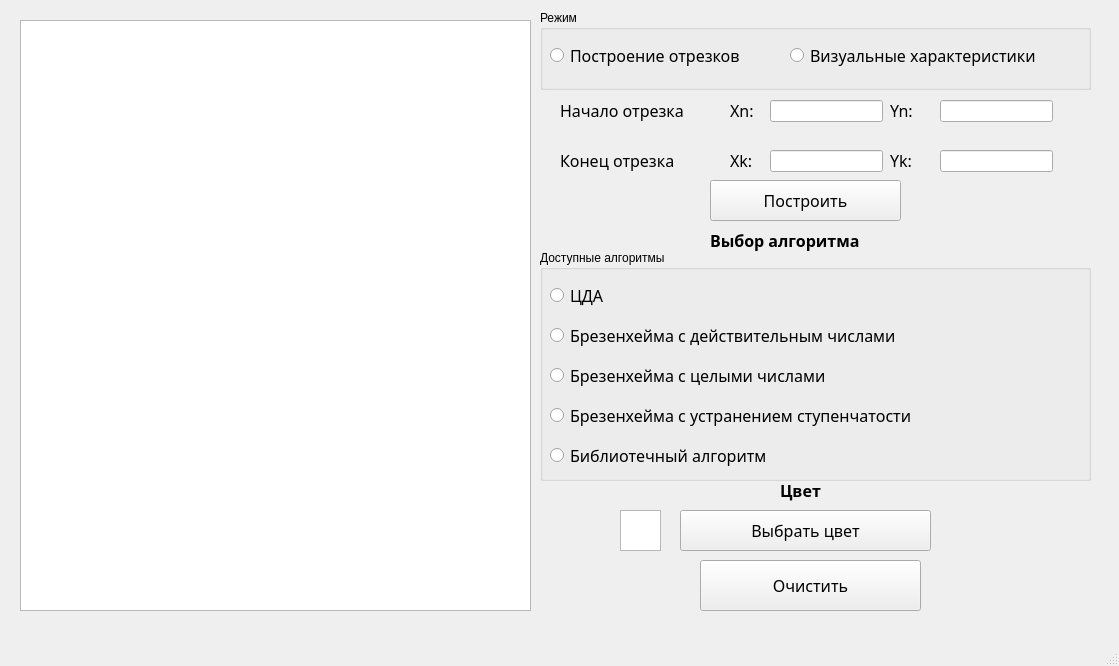
<?xml version="1.0" encoding="UTF-8"?>
<ui version="4.0">
 <class>MainWindow</class>
 <widget class="QMainWindow" name="MainWindow">
  <property name="geometry">
   <rect>
    <x>0</x>
    <y>0</y>
    <width>1119</width>
    <height>666</height>
   </rect>
  </property>
  <property name="windowTitle">
   <string>MainWindow</string>
  </property>
  <widget class="QWidget" name="centralwidget">
   <widget class="QGraphicsView" name="c">
    <property name="geometry">
     <rect>
      <x>20</x>
      <y>20</y>
      <width>511</width>
      <height>591</height>
     </rect>
    </property>
   </widget>
   <widget class="QLabel" name="label">
    <property name="geometry">
     <rect>
      <x>560</x>
      <y>80</y>
      <width>161</width>
      <height>61</height>
     </rect>
    </property>
    <property name="font">
     <font>
      <family>OCR A Extended</family>
      <pointsize>12</pointsize>
     </font>
    </property>
    <property name="text">
     <string>Начало отрезка</string>
    </property>
   </widget>
   <widget class="QLabel" name="label_2">
    <property name="geometry">
     <rect>
      <x>560</x>
      <y>130</y>
      <width>151</width>
      <height>61</height>
     </rect>
    </property>
    <property name="font">
     <font>
      <family>OCR A Extended</family>
      <pointsize>12</pointsize>
     </font>
    </property>
    <property name="text">
     <string>Конец отрезка</string>
    </property>
   </widget>
   <widget class="QLabel" name="label_6">
    <property name="geometry">
     <rect>
      <x>730</x>
      <y>80</y>
      <width>41</width>
      <height>61</height>
     </rect>
    </property>
    <property name="font">
     <font>
      <family>OCR A Extended</family>
      <pointsize>12</pointsize>
     </font>
    </property>
    <property name="text">
     <string>Xn:</string>
    </property>
   </widget>
   <widget class="QLabel" name="label_7">
    <property name="geometry">
     <rect>
      <x>890</x>
      <y>80</y>
      <width>41</width>
      <height>61</height>
     </rect>
    </property>
    <property name="font">
     <font>
      <family>OCR A Extended</family>
      <pointsize>12</pointsize>
     </font>
    </property>
    <property name="text">
     <string>Yn:</string>
    </property>
   </widget>
   <widget class="QLabel" name="label_8">
    <property name="geometry">
     <rect>
      <x>730</x>
      <y>130</y>
      <width>41</width>
      <height>61</height>
     </rect>
    </property>
    <property name="font">
     <font>
      <family>OCR A Extended</family>
      <pointsize>12</pointsize>
     </font>
    </property>
    <property name="text">
     <string>Xk:</string>
    </property>
   </widget>
   <widget class="QLabel" name="label_9">
    <property name="geometry">
     <rect>
      <x>890</x>
      <y>130</y>
      <width>41</width>
      <height>61</height>
     </rect>
    </property>
    <property name="font">
     <font>
      <family>OCR A Extended</family>
      <pointsize>12</pointsize>
     </font>
    </property>
    <property name="text">
     <string>Yk:</string>
    </property>
   </widget>
   <widget class="QLineEdit" name="Xn_entry">
    <property name="geometry">
     <rect>
      <x>770</x>
      <y>100</y>
      <width>113</width>
      <height>22</height>
     </rect>
    </property>
   </widget>
   <widget class="QLineEdit" name="Xk_entry">
    <property name="geometry">
     <rect>
      <x>770</x>
      <y>150</y>
      <width>113</width>
      <height>22</height>
     </rect>
    </property>
   </widget>
   <widget class="QLineEdit" name="Yk_entry">
    <property name="geometry">
     <rect>
      <x>940</x>
      <y>150</y>
      <width>113</width>
      <height>22</height>
     </rect>
    </property>
   </widget>
   <widget class="QLineEdit" name="Yn_entry">
    <property name="geometry">
     <rect>
      <x>940</x>
      <y>100</y>
      <width>113</width>
      <height>22</height>
     </rect>
    </property>
   </widget>
   <widget class="QLabel" name="label_3">
    <property name="geometry">
     <rect>
      <x>710</x>
      <y>210</y>
      <width>201</width>
      <height>61</height>
     </rect>
    </property>
    <property name="font">
     <font>
      <family>OCR A Extended</family>
      <pointsize>12</pointsize>
      <weight>75</weight>
      <bold>true</bold>
     </font>
    </property>
    <property name="text">
     <string>Выбор алгоритма</string>
    </property>
   </widget>
   <widget class="QLabel" name="label_4">
    <property name="geometry">
     <rect>
      <x>780</x>
      <y>460</y>
      <width>61</width>
      <height>61</height>
     </rect>
    </property>
    <property name="font">
     <font>
      <family>OCR A Extended</family>
      <pointsize>12</pointsize>
      <weight>75</weight>
      <bold>true</bold>
     </font>
    </property>
    <property name="text">
     <string>Цвет</string>
    </property>
   </widget>
   <widget class="QPushButton" name="draw_line_button">
    <property name="geometry">
     <rect>
      <x>710</x>
      <y>180</y>
      <width>191</width>
      <height>41</height>
     </rect>
    </property>
    <property name="font">
     <font>
      <family>OCR A Extended</family>
      <pointsize>12</pointsize>
     </font>
    </property>
    <property name="text">
     <string>Построить</string>
    </property>
   </widget>
   <widget class="QPushButton" name="choose_color_button">
    <property name="geometry">
     <rect>
      <x>680</x>
      <y>510</y>
      <width>251</width>
      <height>41</height>
     </rect>
    </property>
    <property name="font">
     <font>
      <family>OCR A Extended</family>
      <pointsize>12</pointsize>
     </font>
    </property>
    <property name="text">
     <string>Выбрать цвет</string>
    </property>
   </widget>
   <widget class="QPushButton" name="clear_all_button">
    <property name="geometry">
     <rect>
      <x>700</x>
      <y>560</y>
      <width>221</width>
      <height>51</height>
     </rect>
    </property>
    <property name="font">
     <font>
      <family>OCR A Extended</family>
      <pointsize>12</pointsize>
     </font>
    </property>
    <property name="text">
     <string>Очистить</string>
    </property>
   </widget>
   <widget class="QGroupBox" name="groupBox">
    <property name="geometry">
     <rect>
      <x>540</x>
      <y>10</y>
      <width>551</width>
      <height>80</height>
     </rect>
    </property>
    <property name="title">
     <string>Режим</string>
    </property>
    <widget class="QRadioButton" name="line_draw_check">
     <property name="geometry">
      <rect>
       <x>10</x>
       <y>20</y>
       <width>231</width>
       <height>51</height>
      </rect>
     </property>
     <property name="font">
      <font>
       <family>OCR A Extended</family>
       <pointsize>12</pointsize>
      </font>
     </property>
     <property name="text">
      <string>Построение отрезков</string>
     </property>
    </widget>
    <widget class="QRadioButton" name="line_comparison_check">
     <property name="geometry">
      <rect>
       <x>250</x>
       <y>20</y>
       <width>301</width>
       <height>51</height>
      </rect>
     </property>
     <property name="font">
      <font>
       <family>OCR A Extended</family>
       <pointsize>12</pointsize>
      </font>
     </property>
     <property name="text">
      <string>Визуальные характеристики</string>
     </property>
    </widget>
   </widget>
   <widget class="QGroupBox" name="groupBox_2">
    <property name="geometry">
     <rect>
      <x>540</x>
      <y>250</y>
      <width>551</width>
      <height>231</height>
     </rect>
    </property>
    <property name="title">
     <string>Доступные алгоритмы</string>
    </property>
    <widget class="QRadioButton" name="CDA_check">
     <property name="geometry">
      <rect>
       <x>10</x>
       <y>20</y>
       <width>241</width>
       <height>51</height>
      </rect>
     </property>
     <property name="font">
      <font>
       <family>OCR A Extended</family>
       <pointsize>12</pointsize>
      </font>
     </property>
     <property name="text">
      <string>ЦДА</string>
     </property>
    </widget>
    <widget class="QRadioButton" name="brez_float_check">
     <property name="geometry">
      <rect>
       <x>10</x>
       <y>60</y>
       <width>421</width>
       <height>51</height>
      </rect>
     </property>
     <property name="font">
      <font>
       <family>OCR A Extended</family>
       <pointsize>12</pointsize>
      </font>
     </property>
     <property name="text">
      <string>Брезенхейма с действительным числами</string>
     </property>
    </widget>
    <widget class="QRadioButton" name="brez_int_check">
     <property name="geometry">
      <rect>
       <x>10</x>
       <y>100</y>
       <width>341</width>
       <height>51</height>
      </rect>
     </property>
     <property name="font">
      <font>
       <family>OCR A Extended</family>
       <pointsize>12</pointsize>
      </font>
     </property>
     <property name="text">
      <string>Брезенхейма с целыми числами</string>
     </property>
    </widget>
    <widget class="QRadioButton" name="brez_no_stup_check">
     <property name="geometry">
      <rect>
       <x>10</x>
       <y>140</y>
       <width>451</width>
       <height>51</height>
      </rect>
     </property>
     <property name="font">
      <font>
       <family>OCR A Extended</family>
       <pointsize>12</pointsize>
      </font>
     </property>
     <property name="text">
      <string>Брезенхейма с устранением ступенчатости</string>
     </property>
    </widget>
    <widget class="QRadioButton" name="bibl_check">
     <property name="geometry">
      <rect>
       <x>10</x>
       <y>180</y>
       <width>291</width>
       <height>51</height>
      </rect>
     </property>
     <property name="font">
      <font>
       <family>OCR A Extended</family>
       <pointsize>12</pointsize>
      </font>
     </property>
     <property name="text">
      <string>Библиотечный алгоритм</string>
     </property>
    </widget>
   </widget>
   <widget class="QGraphicsView" name="current_color">
    <property name="geometry">
     <rect>
      <x>620</x>
      <y>510</y>
      <width>41</width>
      <height>41</height>
     </rect>
    </property>
   </widget>
  </widget>
  <widget class="QMenuBar" name="menubar">
   <property name="geometry">
    <rect>
     <x>0</x>
     <y>0</y>
     <width>1119</width>
     <height>26</height>
    </rect>
   </property>
  </widget>
  <widget class="QStatusBar" name="statusbar"/>
 </widget>
 <resources/>
 <connections/>
</ui>
